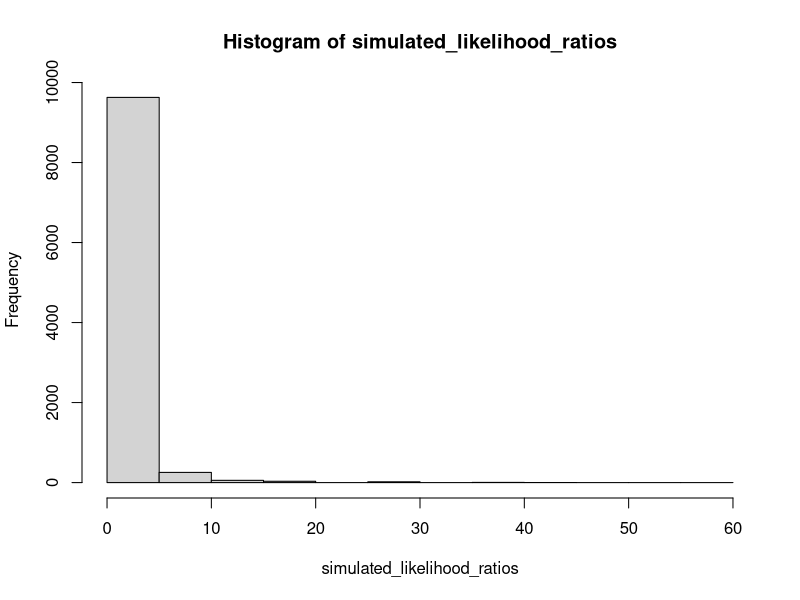

R code for this plot:

# bag 1 contains 3 I, 1 am, and 1 Joe
bag1 <- c(3,1,1)

# Bag 2 contains 4 I, 4 am, and 2 Joe
bag2 <- c(4,4,2)


# if I reach in and draw four words (with replacement) and get the sentence "I I am am",
# what's the probability that document would have been generated by the jar?
document <- c(2,2,0)

# six permutations:
# I I am am
# I am I am
# I am am I
# am am I I
# am I am I
# am I I am

# the probability I draw that vector of words = the number of permutations times the
# probability of each word
6 * 0.6 * 0.6 * 0.2 * 0.2 # bag 1
6 * 0.4 * 0.4 * 0.4 * 0.4 # bag 2

# this is built in to R with the dmultinom() function
dmultinom(x = document, prob = bag1)

# now, what is P(document | bag2)?
dmultinom(x = document, prob = bag2)

# it's roughly twice as likely to have been generated by bag 2 as bag 1.



## Is this "statistically significant"?
## In other words, is this a likelihood ratio we wouldn't expect to observe by chance?

# Null Hypothesis: It was drawn from the mug. If we draw 10,000 documents from the mug,
# what's the probability we get a likelihood ratio in favor of the jar as large or larger
# than the one we observed?
get_lr <- function(doc){
  dmultinom(x = doc, prob = bag1) / dmultinom(x = doc, prob = bag2)
}
get_lr(document)

# draw 10,000 documents from the mug using the rmultinom() function
draws <- rmultinom(n = 10000, size = 12, prob = bag2)

simulated_likelihood_ratios <- apply(draws, 2, get_lr)

hist(simulated_likelihood_ratios)

# p-value is the probability of getting a likelihood ratio as large or larger
# than the one we observed
sum(simulated_likelihood_ratios > get_lr(document)) / length(simulated_likelihood_ratios)



## we can also look at the cosine similarity scores between these vectors.
## the most similar vectors have the smallest angle between them
# define cosine similarity
cosine_similarity <- function(x1, x2){
  sum(x1*x2) / sqrt(sum(x1^2)) / sqrt(sum(x2^2))
}

cosine_similarity(document, bag1)
cosine_similarity(document, bag2)

# the document is more similar to the jar vector than the mug vector,
# the same result we got from the multinomial model


## Draw more words! -----------------

# document of size 6
document <- c(4,2,0)
dmultinom(x = document, prob = bag1)
dmultinom(x = document, prob = bag2)

## Draw more words! --------------------

# document of size 12
document <- c(8,3,1)
dmultinom(x = document, prob = bag1)
dmultinom(x = document, prob = bag2)
get_lr(document)
